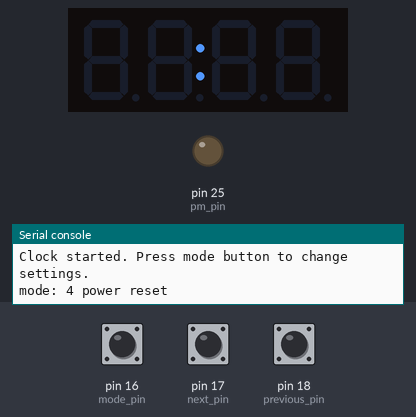
Recording of a program running on a simulated MicroPython board. On the bench: 4-digit seven-segment display, output pins drawn as LEDs (lit = HIGH), the last lines printed to the serial console. Inputs (shaded band) come from the test bench; at power-on: pin 16 (mode_pin) HIGH, pin 17 (next_pin) HIGH, pin 18 (previous_pin) HIGH. The clock reads 2024-03-15 10:24:30 at power-on unless the program sets it; library files of the repository ran but are not shown: tm1637.py; pins used as bus, display or sensor lines are not drawn.

Above: at 1.2 s.
1.3 s: pin 16 (mode_pin) pulled LOW for 0.15 s
At 1.69 s:
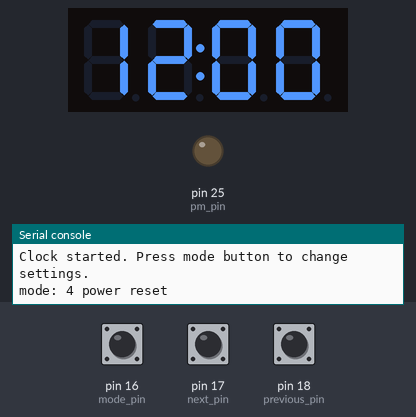
2.0 s: pin 16 (mode_pin) pulled LOW for 1 s
At 2.21 s:
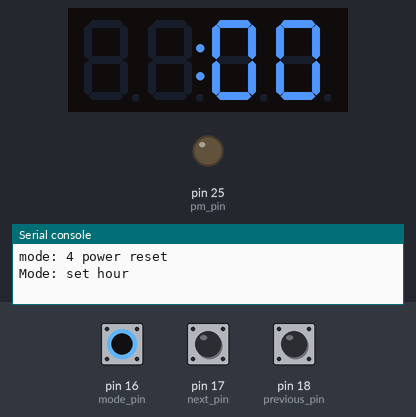
3.6 s: pin 17 (next_pin) pulled LOW for 0.15 s
At 4.02 s:
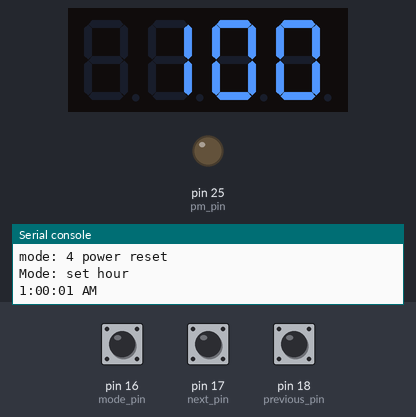
4.3 s: pin 17 (next_pin) pulled LOW for 1 s
At 4.54 s:
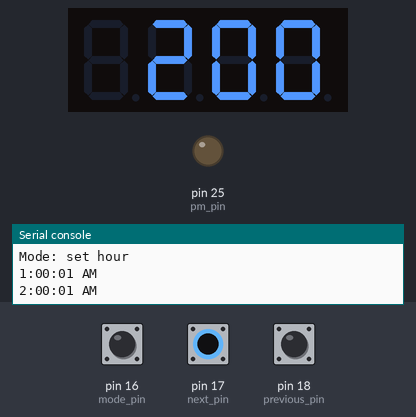
5.9 s: pin 16 (mode_pin) pulled LOW for 0.15 s
At 6.36 s:
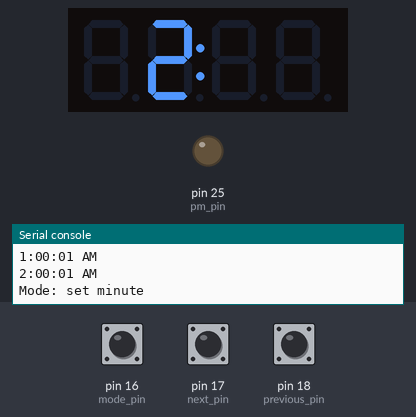
6.6 s: pin 18 (previous_pin) pulled LOW for 0.15 s
At 7.13 s:
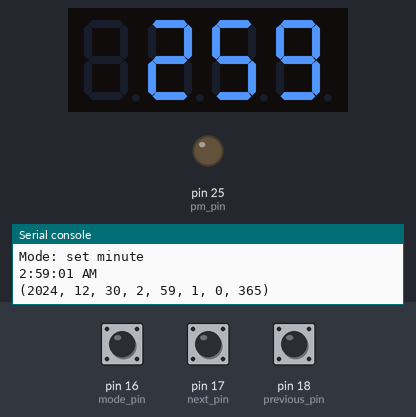
Timing chart, 0 to 8.3 s (numbered marks = the images above; inputs shaded):
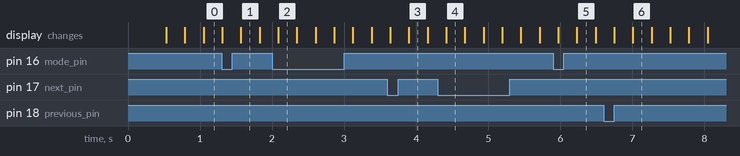

The program:

main.py
```python
# Clock with no RTC module using tm1637 4-digit 7-segment display
from machine import Pin, RTC
from utime import localtime, sleep, ticks_ms, ticks_diff
import tm1637

# Pin setup
CLK_PIN = 0
DST_PIN = 1
PM_PIN = 25
mode_pin = Pin(16, Pin.IN, Pin.PULL_UP)
next_pin = Pin(17, Pin.IN, Pin.PULL_UP)
previous_pin = Pin(18, Pin.IN, Pin.PULL_UP)
pm_pin = Pin(PM_PIN, Pin.OUT)
power_reset = True # if we are here, then we just got powered up

# Time state on power on
hour = 0
minute = 0
second = 0
is_pm = 0

rtc = RTC()
# set the datetime
rtc.datetime((2024, 12, 30, 0, hour, minute, second, 0))  # Year, month, day, weekday, hour, minute, second, subsecond

tm = tm1637.TM1637(clk=Pin(CLK_PIN), dio=Pin(DST_PIN))

mode = 4
mode_names = ["run", "set hour", "set minute", "set AM/PM", "power reset"]
mode_count = len(mode_names)

# Debounce state
last_mode_press = 0
last_next_press = 0
last_prev_press = 0
DEBOUNCE_MS = 500
last_flash = 0

# for flashing the colon and change LEDs
flash_state = 0
FLASH_INTERVAL_MS = 500  # 1/2 second flash interval

def format_time():
    return f"{hour:d}:{minute:02d}:{second:02d} {'PM' if is_pm else 'AM'}"

def set_pm():
    global is_pm
    if hour < 12:
        is_pm = False
        pm_pin.value(0)
    else:
        is_pm = True
        pm_pin.value(1)

def handle_mode(pin):
    global mode, mode_count, last_mode_press
    current_time = ticks_ms()
    if ticks_diff(current_time, last_mode_press) > DEBOUNCE_MS:
        if mode == 4:
            mode = 0;
            mode_count -= 1; # no need to go to mode 4 agin
            return
        mode = (mode + 1) % mode_count
        print(f"Mode: {mode_names[mode]}")
        last_mode_press = current_time

def handle_next(pin):
    global hour, minute, is_pm, last_next_press
    current_time = ticks_ms()
    if ticks_diff(current_time, last_next_press) > DEBOUNCE_MS:
        if mode == 1:  # Set hour
            hour = (hour % 12) + 1
        elif mode == 2:  # Set minute
            minute = (minute + 1) % 60
        elif mode == 3:  # Toggle AM/PM
            is_pm = not is_pm
            pm_pin.value(1 if is_pm else 0)

        if mode != 0:
            print(format_time())
        last_next_press = current_time
        # set the new datetime
        rtc.datetime((2024, 12, 30, 0, hour, minute, second, 0))  # Year, month, day, weekday, hour, minute, second, subsecond


def handle_previous(pin):
    global hour, minute, is_pm, last_prev_press
    current_time = ticks_ms()
    if ticks_diff(current_time, last_prev_press) > DEBOUNCE_MS:
        if mode == 1:  # Set hour
            hour = ((hour - 2) % 12) + 1
        elif mode == 2:  # Set minute
            minute = (minute - 1) % 60
        elif mode == 3:  # Toggle AM/PM
            is_pm = not is_pm
            pm_pin.value(1 if is_pm else 0)
        if mode != 0:
            print(format_time())
        last_prev_press = current_time
        # set the new datetime
        rtc.datetime((2024, 12, 30, 0, hour, minute, second, 0))  # Year, month, day, weekday, hour, minute, second, subsecond


def numbers_nlz(num1, num2, colon=True, flash_state=False, flash_mode=None):
    """Display two numeric values with flashing capability
    flash_mode can be 'hour', 'minute', 'reset' or None"""
    num1 = max(-9, min(num1, 99))
    num2 = max(-9, min(num2, 99))
    prefix = ' ' if num1 < 10 else ''

    if flash_state and flash_mode == 'hour':
        # Flash only hour by using spaces for hour digits
        segments = tm.encode_string(f'  {num2:0>2d}')
    elif flash_state and flash_mode == 'minute':
        # Flash only minutes by using spaces for minute digits
        segments = tm.encode_string(f'{prefix}{num1:d}  ')
    elif flash_state and flash_mode == 'reset':
        segments = tm.encode_string('    ')
    else:
        # Normal running display
        segments = tm.encode_string(f'{prefix}{num1:d}{num2:0>2d}')

    if colon and flash_state:
        segments[1] |= 0x80  # colon on
    tm.write(segments)

# Set up interrupts
mode_pin.irq(trigger=Pin.IRQ_FALLING, handler=handle_mode)
next_pin.irq(trigger=Pin.IRQ_FALLING, handler=handle_next)
previous_pin.irq(trigger=Pin.IRQ_FALLING, handler=handle_previous)

# Main loop
print("Clock started. Press mode button to change settings.")
print("mode:", mode, mode_names[mode])
last_minute = localtime()[4]
while True:
    current_time = ticks_ms()
    # set to be True every 1/2 second
    flash_state = (ticks_diff(current_time, last_flash) // FLASH_INTERVAL_MS) % 2
    # print(flash_state)

    if ticks_diff(current_time, last_flash) >= FLASH_INTERVAL_MS:
        last_flash = current_time

    if mode == 0:  # Only update time in run mode the power has not been reset
        current_time = localtime()
        hour = current_time[3]
        # Convert 24-hour to 12-hour format
        display_hour = ((hour - 1) % 12) + 1
        minute = current_time[4]
        second = current_time[5]
        set_pm()  # Update AM/PM status based on hour
        # Add code here to onl display the hour from 1 to 12
        numbers_nlz(display_hour, minute, True, flash_state, 'run')
        pm_pin.value(1 if is_pm else 0)
    elif mode == 1:  # Set hour mode
        power_reset = False
        numbers_nlz(hour, minute, True, flash_state, 'hour')
        pm_pin.value(1 if is_pm else 0)
    elif mode == 2:  # Set minute mode
        power_reset = False
        numbers_nlz(hour, minute, True, flash_state, 'minute')
        pm_pin.value(1 if is_pm else 0)
    elif mode == 3:  # Set AM/PM mode
        numbers_nlz(hour, minute, True)
        # Flash the PM LED
        pm_pin.value(0 if flash_state else (1 if is_pm else 0))
    else: # must be mode == 4 Power on or reset - need to set time
        # flash all LEDs
        numbers_nlz(88, 88, True, flash_state, 'reset')
    sleep(0.25)  # Shorter sleep for more responsive flashing
    # print the time only if we have a new minute
    if last_minute != localtime()[4]:
        last_minute = localtime()[4]
        print(localtime())
```

Measured:
- after the input at 1.3 s, the display: first differs from a run without the input after 0.27 s (image 1)
- after the input at 2.0 s, the display: changes after 0.09 s (image 2)
- after the input at 3.6 s, the display: first differs from a run without the input after 0.30 s (image 3)
- after the input at 4.3 s, the display: changes after 0.12 s (image 4)
- after the input at 5.9 s, the display: first differs from a run without the input after 0.33 s (image 5)
- after the input at 6.6 s, the display: first differs from a run without the input after 0.41 s (image 6)
